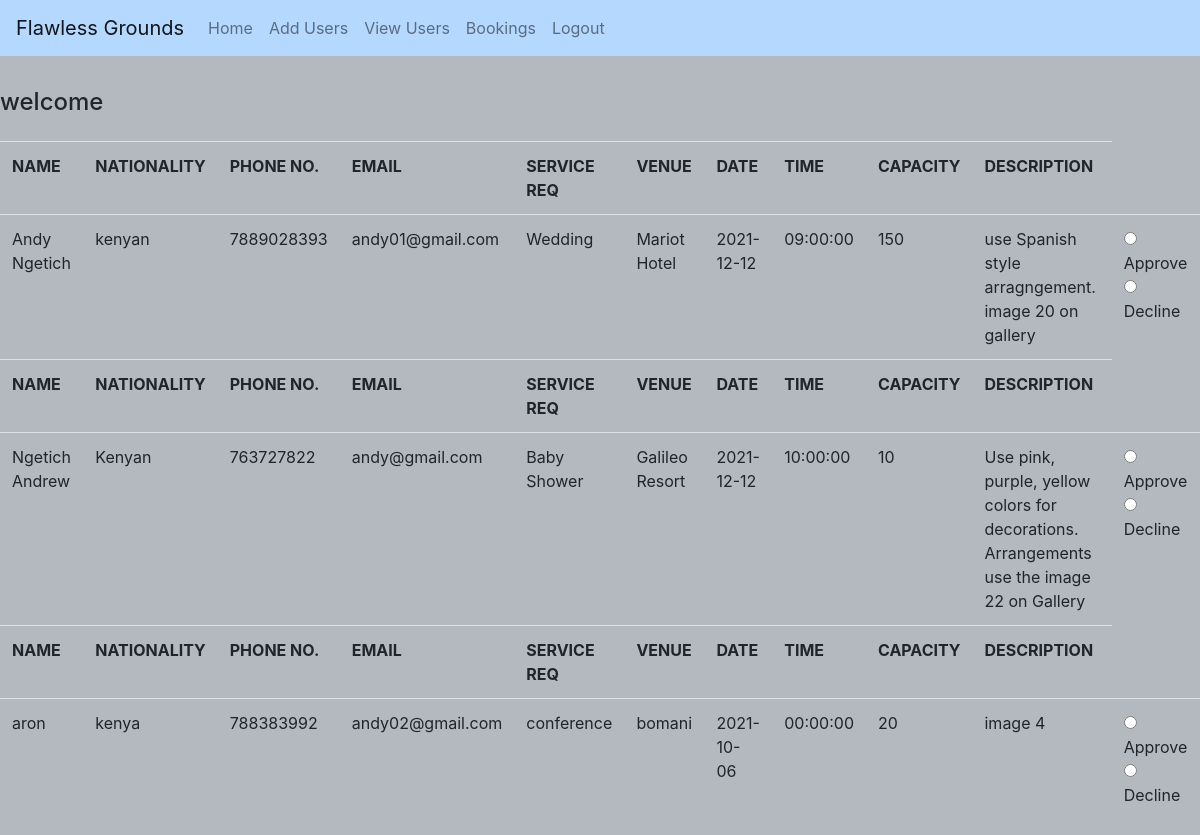
Screenshot of /bookings with the database file from the repository.
### databases.py (models this page shows)
class Booking(Model):
    name = CharField()
    nationality = CharField()
    current_residence = CharField()
    county = CharField()
    constituency = CharField()
    address = CharField()
    phone_no = IntegerField()
    email = CharField(unique=True)
    service_needed = CharField()
    venue = CharField()
    date = DateField()
    time = TimeField()
    capacity = IntegerField()
    description = TextField()
    class Meta:
        database = db

### app.py (the view)
@app.route('/bookings')
def bookings():
    bookings = Booking.select()
    return render_template("admin.html", bookings=bookings)

### templates/admin.html (shortened to what this page needs)
<!DOCTYPE html>
<html lang="en">
<head>
    <link rel="stylesheet" href="../static/bootstrap/css/bootstrap.css">
</head>
<body>
    <nav class="menu navbar navbar-expand-md bg-info navbar-light">
      <a class="navbar-brand" href="#">Flawless Grounds</a>
  <div class="menu">
    <ul class="navbar-nav">
      <li class="nav-item">
        <a class="nav-link" href="admin">Home</a>
      </li>
      <li class="nav-item">
        <a class="nav-link" href="/add_users">Add Users</a>
      </li>
      <li class="nav-item">
        <a class="nav-link" href="/view_users">View Users</a>
      </li>
      <li class="nav-item">
        <a class="nav-link" href="/bookings">Bookings</a>
      </li>
      <li class="nav-item">
        <a class="nav-link" href="/logout">Logout</a>
      </li>
    </ul>
  </div>
</nav>
<h4>welcome {{ session.name }}</h4>
    <table class = "table table-hover table-hover">
        {% for bookings in bookings %}
        <tr>
            <th>NAME</th>
            <th>NATIONALITY</th>
            <th>PHONE NO.</th>
            <th>EMAIL</th>
            <th>SERVICE REQ</th>
            <th>VENUE</th>
            <th>DATE</th>
            <th>TIME</th>
            <th>CAPACITY</th>
            <th>DESCRIPTION</th>
        </tr>
        <tr>
            <td>{{ bookings.name }}</td>
            <td>{{ bookings.nationality }}</td>
            <td>{{ bookings.phone_no }}</td>
            <td>{{ bookings.email }}</td>
            <td>{{ bookings.service_needed }}</td>
            <td>{{ bookings.venue }}</td>
            <td>{{ bookings.date }}</td>
            <td>{{ bookings.time }}</td>
            <td>{{ bookings.capacity }}</td>
            <td>{{ bookings.description }}</td>
            <td>
                <input type="radio" name="feedback" id="{{ bookings.id }}" value="Approved" >Approve
                <input type="radio" name="feedback" id="{{ bookings.id }}" value="Declined" >Decline
            </td>
        </tr>
        {% endfor %}
    </table>
</body>
</html>

### rows the page displays
Booking: name "Andy Ngetich", nationality "kenyan", phone_no "7889028393", email "andy01@gmail.com", service_needed "Wedding", venue "Mariot Hotel", date "2021-12-12", time "09:00:00", capacity "150", description "use Spanish style arragngement. image 20 on gallery"
Booking: name "Ngetich Andrew", nationality "Kenyan", phone_no "763727822", email "andy@gmail.com", service_needed "Baby Shower", venue "Galileo Resort", date "2021-12-12", time "10:00:00", capacity "10", description "Use pink, purple, yellow colors for decorations. Arrangements use the image 22 on Gallery"
Booking: name "aron", nationality "kenya", phone_no "788383992", email "andy02@gmail.com", service_needed "conference", venue "bomani", date "2021-10-06", time "00:00:00", capacity "20", description "image 4"
